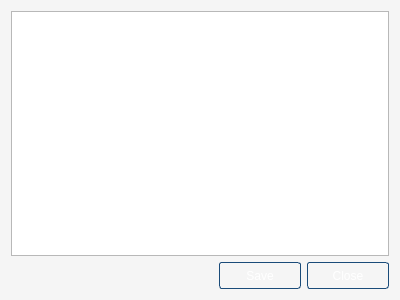
<?xml version="1.0" encoding="UTF-8"?>
<ui version="4.0">
 <class>DiagnosticsDialog</class>
 <widget class="QDialog" name="DiagnosticsDialog">
  <property name="geometry">
   <rect>
    <x>0</x>
    <y>0</y>
    <width>400</width>
    <height>300</height>
   </rect>
  </property>
  <property name="minimumSize">
   <size>
    <width>400</width>
    <height>300</height>
   </size>
  </property>
  <property name="maximumSize">
   <size>
    <width>400</width>
    <height>300</height>
   </size>
  </property>
  <property name="windowTitle">
   <string>Diagnostics</string>
  </property>
  <property name="styleSheet">
   <string notr="true">#DiagnosticsDialog { background: #F5F5F5; }

QPushButton { height: 25px; border-radius: 3px; font-family: Arial; font-size: 12px; width: 80px; border: 1px solid #1a4b79; color: #ffffff; background-image: url(:/html/images/button.png); }
QPushButton::hover, QPushButton::focus { background-image: url(:/html/images/buttonSelected.png); border: 1px solid #ce911b; color: #00355f }
</string>
  </property>
  <layout class="QGridLayout" name="gridLayout">
   <item row="0" column="0">
    <widget class="QTextEdit" name="diagnosticsText">
     <property name="readOnly">
      <bool>true</bool>
     </property>
    </widget>
   </item>
   <item row="1" column="0">
    <widget class="QDialogButtonBox" name="buttonBox">
     <property name="orientation">
      <enum>Qt::Horizontal</enum>
     </property>
     <property name="standardButtons">
      <set>QDialogButtonBox::Close|QDialogButtonBox::Save</set>
     </property>
    </widget>
   </item>
  </layout>
 </widget>
 <resources>
  <include location="../qesteidutil.qrc"/>
 </resources>
 <connections>
  <connection>
   <sender>buttonBox</sender>
   <signal>accepted()</signal>
   <receiver>DiagnosticsDialog</receiver>
   <slot>accept()</slot>
   <hints>
    <hint type="sourcelabel">
     <x>248</x>
     <y>254</y>
    </hint>
    <hint type="destinationlabel">
     <x>157</x>
     <y>274</y>
    </hint>
   </hints>
  </connection>
  <connection>
   <sender>buttonBox</sender>
   <signal>rejected()</signal>
   <receiver>DiagnosticsDialog</receiver>
   <slot>reject()</slot>
   <hints>
    <hint type="sourcelabel">
     <x>316</x>
     <y>260</y>
    </hint>
    <hint type="destinationlabel">
     <x>286</x>
     <y>274</y>
    </hint>
   </hints>
  </connection>
 </connections>
</ui>
